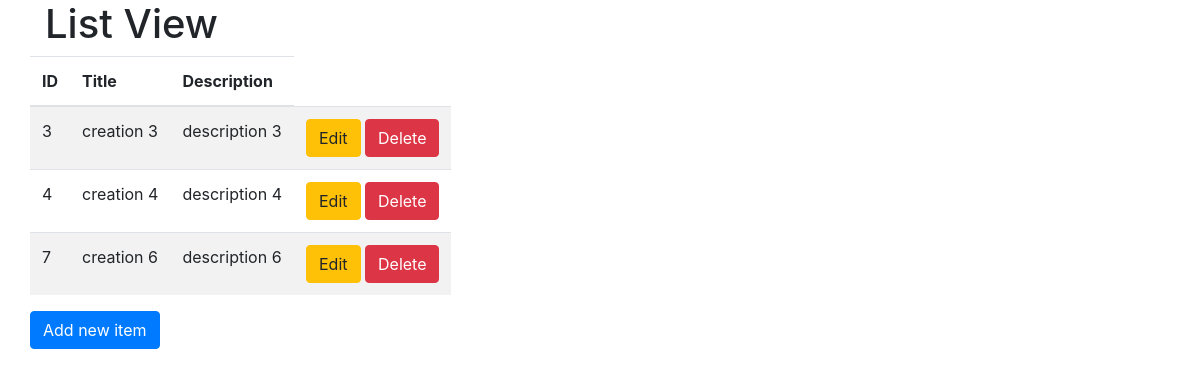
The app's page /, older data.
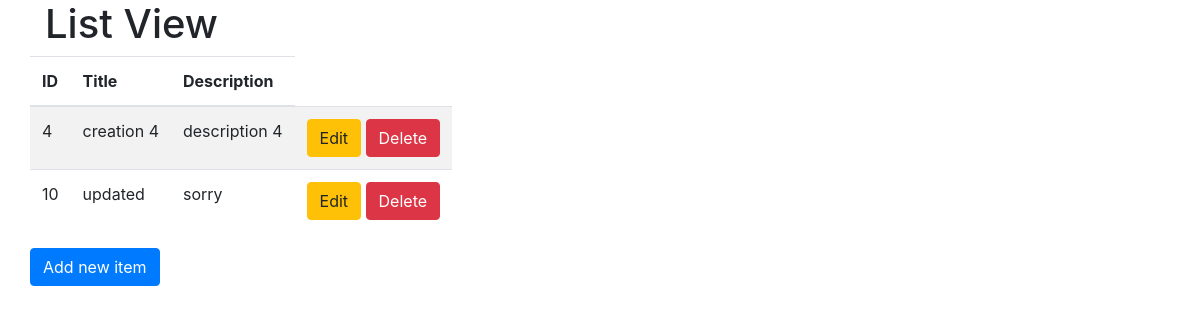
The same page, newer data.
### core/models.py (models this page shows, shortened)
class GeeksModel(models.Model):
    title = models.CharField(max_length=100)
    description = models.TextField()

### core/views.py (the view)
# urls.py: path('', IndexView.as_view(), name='index'),
class IndexView(ListView):
    model = GeeksModel
    template_name = 'index.html'
    queryset = GeeksModel.objects.all()
    context_object_name = 'dataset'

### core/templates/index.html
{% extends 'base.html' %}
{% block content %}
<h1>List View</h1>
    <div class="row">
            <div class="main">
                <table class="table table-striped">
                    <thead>
                        <tr>
                            <th scope="col">ID</th>
                            <th scope="col">Title</th>
                            <th scope="col">Description</th>
                        </tr>
                    </thead>
                    <tbody>
                        {% for data in dataset %}
                        <tr>
                            <td>{{ data.id }}</td>
                            <td>{{ data.title }}</td>
                            <td>{{ data.description }}</td>
                            <td>
                            <a class="btn btn-warning" href="{% url 'update' data.pk %}">Edit</a>
                            <a class="btn btn-danger" href="{% url 'delete' data.pk %}">Delete</a>
                            </td>
                        </tr>
                        {% endfor %}
                    </tbody>
                </table>
                <a class="btn btn-primary" href="{% url 'create' %}">Add new item</a>
            </div>
    </div>
{% endblock %}

### core/templates/base.html (shortened to what this page needs)
<!DOCTYPE html>
{% load bootstrap4 %}
<html lang="pt-br">
<head>
    {% bootstrap_css %}
</head>
<body>
    <div class="container">
        {% block content %}{% endblock %}
    </div>
</body>
</html>

Row changes from the older to the newer data that the page shows:
removed GeeksModel: id "3", title "creation 3", description "description 3"
removed GeeksModel: id "7", title "creation 6", description "description 6"
added GeeksModel: id "10", title "updated", description "sorry"
